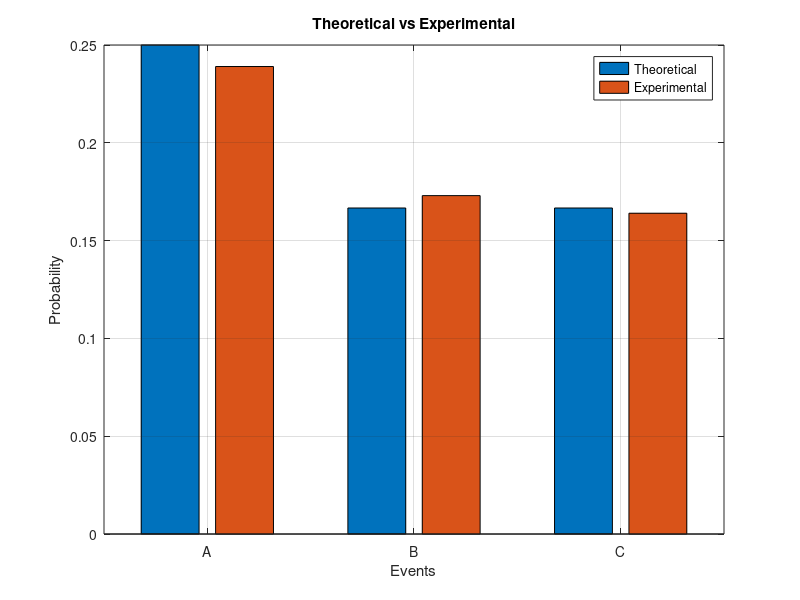
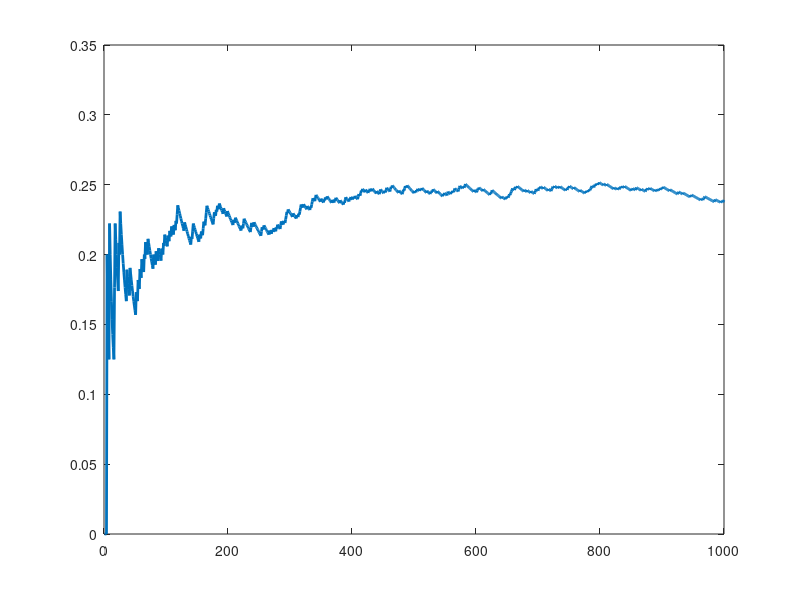

Write the MATLAB code that produced these figures, in order. (Note: this script raises an error after producing the figures.)
% =====================================================
% Coin + Dice Simulation
% Compare Theoretical Probability vs Experimental
% =====================================================

clc; clear; close all;   % تنظيف الشاشة - حذف المتغيرات - إغلاق الرسومات

% -----------------------------------------------------
% Number of Trials
% -----------------------------------------------------
N = 1000;                % عدد مرات تكرار التجربة

% -----------------------------------------------------
% Generate Coin Toss Results
% 0 = Tail
% 1 = Head
% -----------------------------------------------------
coin = randi([0 1],1,N); % إنشاء 1000 رمية عملة عشوائية

% -----------------------------------------------------
% Generate Dice Results
% Values from 1 to 6
% -----------------------------------------------------
dice = randi([1 6],1,N); % إنشاء 1000 رمية نرد عشوائية

% =====================================================
% Define Events
% =====================================================

% -----------------------------------------------------
% Event A:
% Coin = Head AND Dice = Even Number
% Even numbers = 2,4,6
% -----------------------------------------------------
A = (coin==1) & (mod(dice,2)==0);

% -----------------------------------------------------
% Event B:
% Coin = Tail AND Dice > 4
% Dice = 5 or 6
% -----------------------------------------------------
B = (coin==0) & (dice>4);

% -----------------------------------------------------
% Event C:
% Dice = 6 only
% Coin result does not matter
% -----------------------------------------------------
C = (dice==6);

% =====================================================
% Experimental Probabilities
% Probability = Number of Successes / Total Trials
% =====================================================

Pexp_A = sum(A)/N;       % الاحتمال التجريبي للحدث A
Pexp_B = sum(B)/N;       % الاحتمال التجريبي للحدث B
Pexp_C = sum(C)/N;       % الاحتمال التجريبي للحدث C

% =====================================================
% Theoretical Probabilities
% Total possible outcomes = 12
% =====================================================

Pth_A = 3/12;           % (Head,2) (Head,4) (Head,6)
Pth_B = 2/12;           % (Tail,5) (Tail,6)
Pth_C = 2/12;           % (Head,6) (Tail,6)

% =====================================================
% Display Results in Command Window
% =====================================================

fprintf('====================================\n');
fprintf('Results after %d Trials\n',N);
fprintf('====================================\n\n');

fprintf('Event A : Head AND Even Dice\n');
fprintf('Theoretical  = %.4f\n',Pth_A);
fprintf('Experimental = %.4f\n\n',Pexp_A);

fprintf('Event B : Tail AND Dice > 4\n');
fprintf('Theoretical  = %.4f\n',Pth_B);
fprintf('Experimental = %.4f\n\n',Pexp_B);

fprintf('Event C : Dice = 6\n');
fprintf('Theoretical  = %.4f\n',Pth_C);
fprintf('Experimental = %.4f\n\n',Pexp_C);

% =====================================================
% Bar Chart Comparison
% =====================================================

theoretical  = [Pth_A Pth_B Pth_C];   % القيم النظرية
experimental = [Pexp_A Pexp_B Pexp_C];% القيم التجريبية

figure;                               % نافذة رسم جديدة
bar([theoretical; experimental]');    % رسم أعمدة مقارنة
grid on;                              % إظهار الشبكة

legend('Theoretical','Experimental'); % شرح الألوان
set(gca,'XTickLabel',{'A','B','C'});  % أسماء الأحداث

xlabel('Events');                     % اسم المحور الأفقي
ylabel('Probability');                % اسم المحور العمودي
title('Theoretical vs Experimental'); % عنوان الرسم

% =====================================================
% Running Probability for Event A
% Show Convergence as Trials Increase
% =====================================================

runningA = cumsum(A)./(1:N);   % احتمال الحدث بعد كل تجربة

figure;                        % نافذة رسم جديدة
plot(1:N,runningA,'LineWidth',2); % رسم الاحتمال التجريبي
hold on;

yline(Pth_A,'r--','LineWidth',2); % خط الاحتمال النظري

grid on;

xlabel('Number of Trials');
ylabel('Probability');
title('Convergence of Event A');

legend('Experimental','Theoretical');
